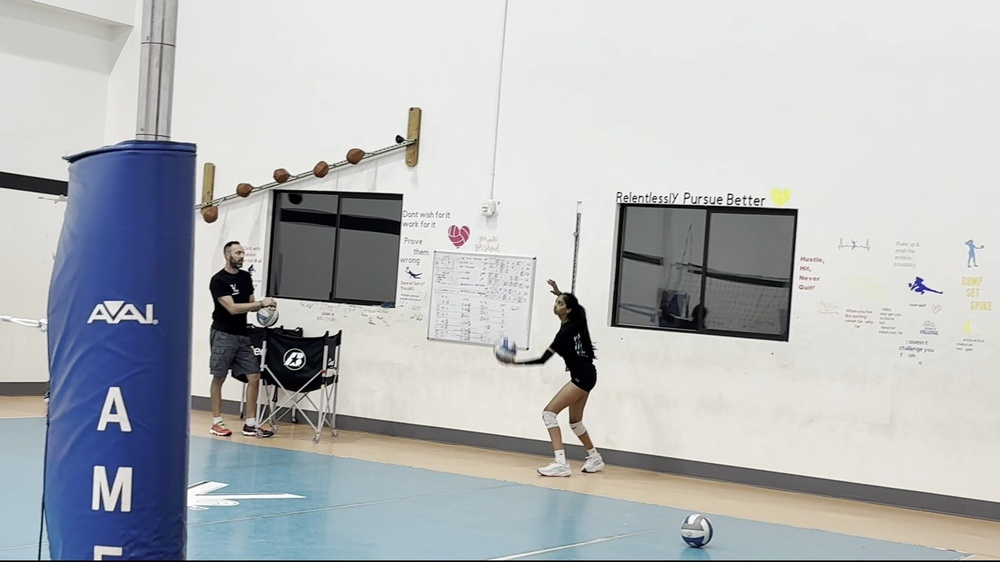
#> input picture debug_frames/frame_105s.jpg, 1000 x 562 px, shrunk from 1920 x 1080 before the run
$ python -i detector.py   (imports and definitions only)
#> lines starting #> are read from the running program, lines starting #| are printed output that depends on the picture; after the words box and inside, x2 and y2 are one past the last pixel; in counts of white or black regions, pixels touching at a corner belong together
#> further down, picture is the input picture: shape (562, 1000, 3); mean B, G, R 186.1, 183.7, 180.9
"""
Court detection module for volleyball.

Detects volleyball court boundaries using line detection and
geometric analysis. Provides:
- Court boundary polygon for player filtering
- Homography for pixel-to-court coordinate transformation
- Court region mask for ROI extraction

Volleyball court dimensions (meters):
- Full court: 18m x 9m
- Each side: 9m x 9m
- Attack line: 3m from center line
"""

from __future__ import annotations

import logging
from dataclasses import dataclass, field
from enum import Enum
from typing import List, Optional, Tuple

import cv2
import numpy as np

logger = logging.getLogger(__name__)


# Standard volleyball court dimensions in meters
COURT_LENGTH = 18.0  # Full court length
COURT_WIDTH = 9.0    # Court width
ATTACK_LINE_DIST = 3.0  # Attack line distance from center


class LineType(str, Enum):
    """Types of court lines."""
    SIDELINE = "sideline"
    BASELINE = "baseline"
    CENTER_LINE = "center_line"
    ATTACK_LINE = "attack_line"
    UNKNOWN = "unknown"


@dataclass
class CourtLine:
    """A detected court line."""
    start: Tuple[int, int]  # (x, y) start point
    end: Tuple[int, int]    # (x, y) end point
    angle: float            # Angle in degrees (0-180)
    length: float           # Line length in pixels
    line_type: LineType = LineType.UNKNOWN

    # [6 lines left out: function midpoint, not called in this run]

    @property
    def is_horizontal(self) -> bool:
        """Check if line is roughly horizontal (within 30 degrees)."""
        return self.angle < 30 or self.angle > 150

    @property
    def is_vertical(self) -> bool:
        """Check if line is roughly vertical (60-120 degrees)."""
        return 60 < self.angle < 120


@dataclass
class CourtInfo:
    """Information about detected court."""
    # Court boundary as polygon (4 corners in pixel coordinates)
    corners: Optional[np.ndarray] = None  # Shape: (4, 2)

    # Homography matrix (pixel to normalized court coordinates)
    homography: Optional[np.ndarray] = None

    # Detected lines
    lines: List[CourtLine] = field(default_factory=list)

    # Court mask (binary image where court area = 255)
    mask: Optional[np.ndarray] = None

    # Detection confidence (0-1)
    confidence: float = 0.0

    # Frame dimensions
    frame_width: int = 0
    frame_height: int = 0

    # [80 lines left out: functions is_valid, pixel_to_court, is_inside_court, get_court_region, not called in this run]


class CourtDetector:
    """
    Detects volleyball court boundaries in video frames.

    Uses a combination of:
    1. Color filtering (white lines on colored court)
    2. Edge detection
    3. Hough line transform
    4. Geometric analysis to identify court lines

    Example:
        >>> detector = CourtDetector()
        >>> court_info = detector.detect(frame)
        >>> if court_info.is_valid:
        ...     print(f"Court detected with confidence: {court_info.confidence}")
    """

    def __init__(
        self,
        canny_low: int = 50,
        canny_high: int = 150,
        hough_threshold: int = 100,
        min_line_length: int = 100,
        max_line_gap: int = 10,
        white_threshold: int = 200,
        temporal_smoothing: bool = True,
        smoothing_alpha: float = 0.3,
    ):
        """
        Initialize court detector.

        Args:
            canny_low: Canny edge detection low threshold
            canny_high: Canny edge detection high threshold
            hough_threshold: Hough line accumulator threshold
            min_line_length: Minimum line length for detection
            max_line_gap: Maximum gap between line segments
            white_threshold: Threshold for white line detection
            temporal_smoothing: Enable smoothing across frames
            smoothing_alpha: Smoothing factor (0-1, higher = more smoothing)
        """
        self.canny_low = canny_low
        self.canny_high = canny_high
        self.hough_threshold = hough_threshold
        self.min_line_length = min_line_length
        self.max_line_gap = max_line_gap
        self.white_threshold = white_threshold
        self.temporal_smoothing = temporal_smoothing
        self.smoothing_alpha = smoothing_alpha

        # State for temporal smoothing
        self._prev_corners: Optional[np.ndarray] = None
        self._prev_homography: Optional[np.ndarray] = None

    # [4 lines left out: function reset, not called in this run]

    def detect(self, frame: np.ndarray) -> CourtInfo:
        """
        Detect volleyball court in frame.

        Args:
            frame: BGR image (numpy array)

        Returns:
            CourtInfo with detection results
        """
        h, w = frame.shape[:2]

        # Step 1: Preprocess - extract white lines
        white_mask = self._extract_white_regions(frame)

        # Step 2: Edge detection
        edges = cv2.Canny(white_mask, self.canny_low, self.canny_high)

        # Step 3: Detect lines using Hough transform
        lines = self._detect_lines(edges)

        if len(lines) < 4:
            logger.debug(f"Not enough lines detected: {len(lines)}")
            return CourtInfo(
                frame_width=w,
                frame_height=h,
                confidence=0.0
            )

        # Step 4: Classify lines (horizontal/vertical, sideline/baseline)
        court_lines = self._classify_lines(lines, w, h)

        # Step 5: Find court corners from line intersections
        corners = self._find_court_corners(court_lines, w, h)

        if corners is None:
            logger.debug("Could not find court corners")
            return CourtInfo(
                lines=court_lines,
                frame_width=w,
                frame_height=h,
                confidence=0.1
            )

        # Step 6: Apply temporal smoothing
        if self.temporal_smoothing and self._prev_corners is not None:
            corners = self._smooth_corners(corners)

        self._prev_corners = corners.copy()

        # Step 7: Compute homography
        homography = self._compute_homography(corners)
        self._prev_homography = homography

        # Step 8: Create court mask
        mask = self._create_court_mask(corners, w, h)

        # Step 9: Calculate confidence
        confidence = self._calculate_confidence(court_lines, corners, w, h)

        return CourtInfo(
            corners=corners,
            homography=homography,
            lines=court_lines,
            mask=mask,
            confidence=confidence,
            frame_width=w,
            frame_height=h,
        )

    def _extract_white_regions(self, frame: np.ndarray) -> np.ndarray:
        """Extract white line regions from frame."""
        # Convert to grayscale
        gray = cv2.cvtColor(frame, cv2.COLOR_BGR2GRAY)
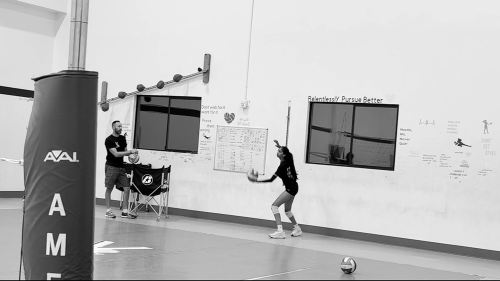
#> gray: shape (562, 1000) (shown at 1/2 size); min 0, max 255, mean 183.2

        # Also check in HSV for white (low saturation, high value)
        hsv = cv2.cvtColor(frame, cv2.COLOR_BGR2HSV)
#> hsv: shape (562, 1000, 3); mean H, S, V 51.8, 29.7, 191.6

        # White in HSV: any hue, low saturation, high value
        white_hsv = cv2.inRange(
            hsv,
            np.array([0, 0, self.white_threshold]),
            np.array([180, 50, 255])
        )
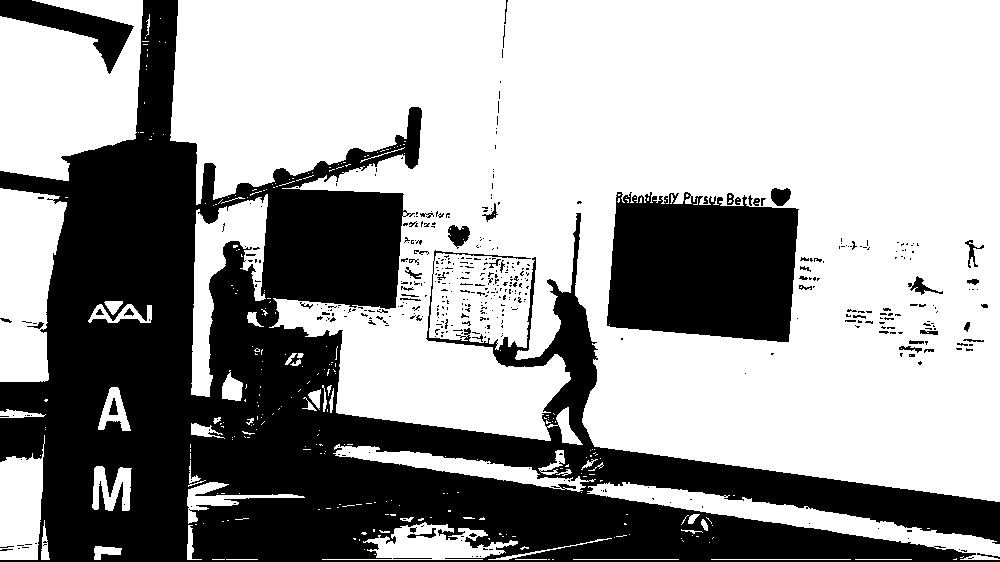
#> white_hsv: shape (562, 1000); 62.4% white; 468 black regions (411 under 20 px), largest, box (x1, y1, x2, y2) and area: (0, 0, 1000, 562) 179208, (607, 192, 799, 342) 24188, (0, 0, 134, 74) 3287

        # White in grayscale
        _, white_gray = cv2.threshold(gray, self.white_threshold, 255, cv2.THRESH_BINARY)
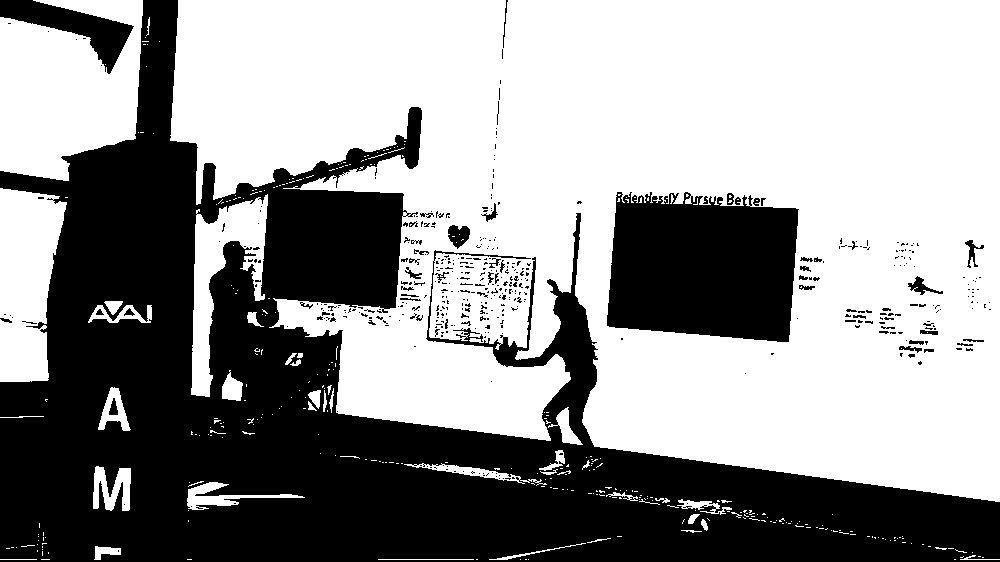
#> white_gray: shape (562, 1000); 59% white; 441 black regions (384 under 20 px), largest, box (x1, y1, x2, y2) and area: (0, 0, 1000, 562) 198374, (607, 192, 799, 342) 24238, (0, 0, 134, 74) 3438

        # Combine both masks
        white_mask = cv2.bitwise_or(white_hsv, white_gray)
#> white_mask: shape (562, 1000); 62.4% white; 467 black regions (414 under 20 px), largest, box (x1, y1, x2, y2) and area: (0, 0, 1000, 562) 179203, (607, 192, 799, 342) 24188, (0, 0, 134, 74) 3287

        # Morphological operations to clean up
        kernel = cv2.getStructuringElement(cv2.MORPH_RECT, (3, 3))
        white_mask = cv2.morphologyEx(white_mask, cv2.MORPH_CLOSE, kernel)
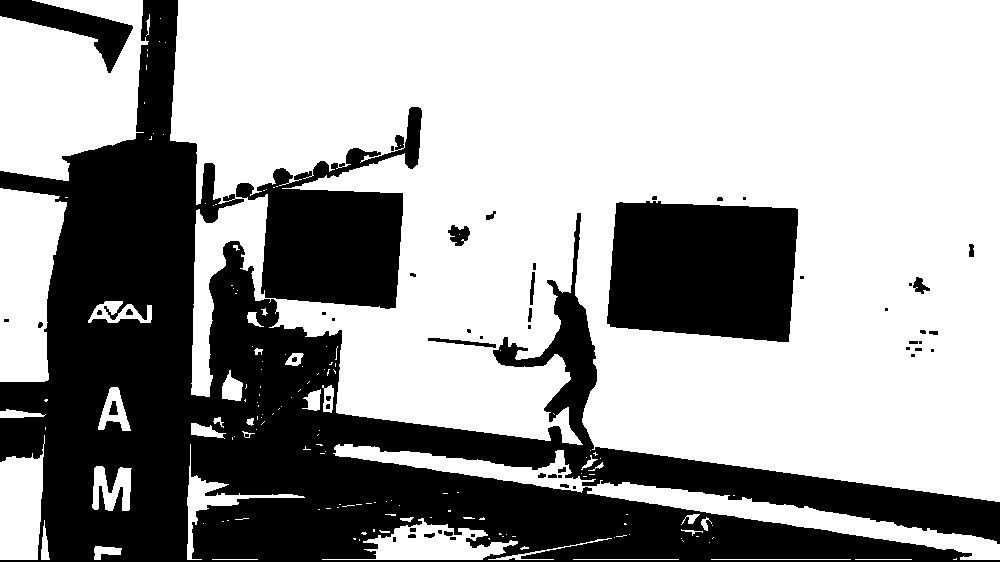
#> white_mask: shape (562, 1000); 63.5% white; 55 black regions (24 under 20 px), largest, box (x1, y1, x2, y2) and area: (0, 0, 1000, 562) 158356, (607, 201, 798, 342) 23693, (236, 107, 422, 309) 18036
        white_mask = cv2.morphologyEx(white_mask, cv2.MORPH_OPEN, kernel)
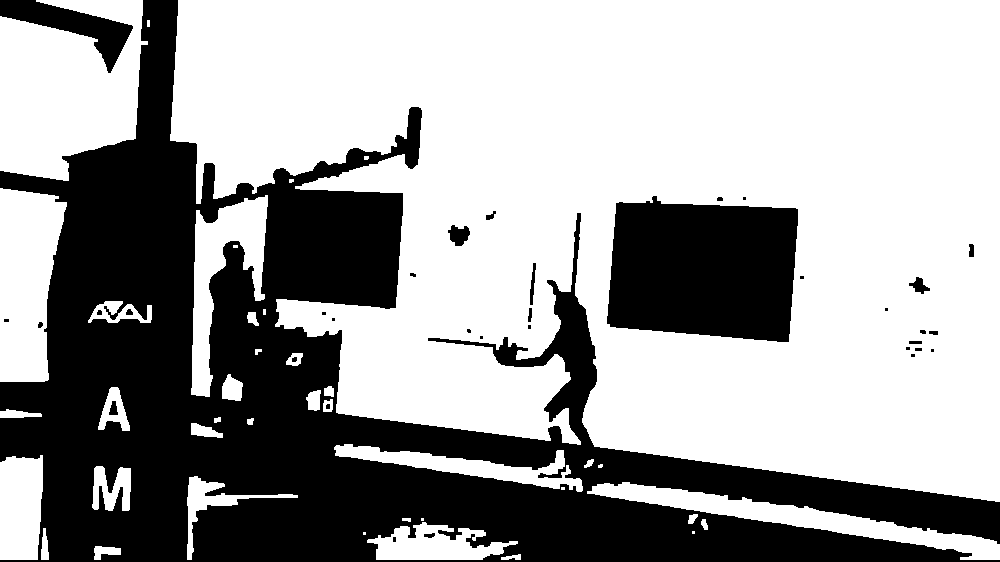
#> white_mask: shape (562, 1000); 63.1% white; 35 black regions (15 under 20 px), largest, box (x1, y1, x2, y2) and area: (0, 0, 1000, 562) 178944, (607, 196, 798, 342) 23720, (0, 0, 133, 73) 3286

        return white_mask

    def _detect_lines(self, edges: np.ndarray) -> List[np.ndarray]:
        """Detect lines using probabilistic Hough transform."""
        lines = cv2.HoughLinesP(
            edges,
            rho=1,
            theta=np.pi / 180,
            threshold=self.hough_threshold,
            minLineLength=self.min_line_length,
            maxLineGap=self.max_line_gap
        )
#> lines = 14 rows, first 6: [576, 491, 813, 528], [593, 445, 943, 494], [376, 559, 482, 559], [192, 345, 194, 225], [610, 326, 783, 341], [623, 481, 727, 496]
#> (the rest of the program and of its run is left out)
